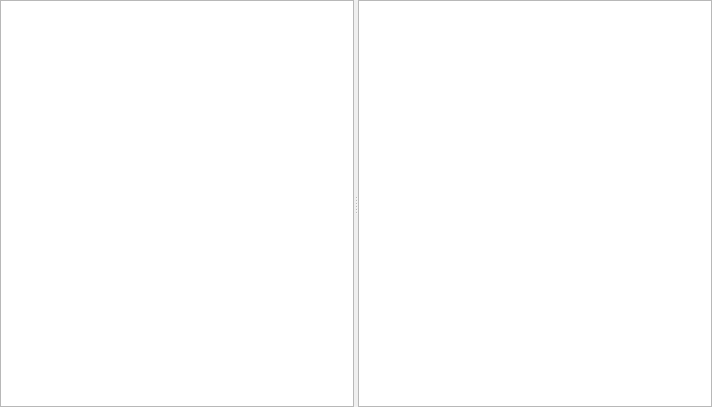
<?xml version="1.0" encoding="UTF-8"?>
<ui version="4.0">
 <class>CapabilityExplorerClass</class>
 <widget class="QWidget" name="CapabilityExplorerClass">
  <property name="geometry">
   <rect>
    <x>0</x>
    <y>0</y>
    <width>712</width>
    <height>407</height>
   </rect>
  </property>
  <property name="windowTitle">
   <string>CapabilityExplorer</string>
  </property>
  <layout class="QGridLayout" name="gridLayout">
   <property name="leftMargin">
    <number>0</number>
   </property>
   <property name="topMargin">
    <number>0</number>
   </property>
   <property name="rightMargin">
    <number>0</number>
   </property>
   <property name="bottomMargin">
    <number>0</number>
   </property>
   <property name="horizontalSpacing">
    <number>0</number>
   </property>
   <property name="verticalSpacing">
    <number>2</number>
   </property>
   <item row="0" column="0">
    <widget class="QSplitter" name="splitter">
     <property name="orientation">
      <enum>Qt::Orientation::Horizontal</enum>
     </property>
     <widget class="QTreeView" name="tvVulkanArchi">
      <property name="alternatingRowColors">
       <bool>true</bool>
      </property>
      <attribute name="headerVisible">
       <bool>false</bool>
      </attribute>
     </widget>
     <widget class="QTableView" name="tbwVulkanCapacities">
      <property name="alternatingRowColors">
       <bool>true</bool>
      </property>
      <attribute name="horizontalHeaderVisible">
       <bool>true</bool>
      </attribute>
      <attribute name="horizontalHeaderCascadingSectionResizes">
       <bool>true</bool>
      </attribute>
      <attribute name="horizontalHeaderStretchLastSection">
       <bool>true</bool>
      </attribute>
      <attribute name="verticalHeaderVisible">
       <bool>false</bool>
      </attribute>
      <attribute name="verticalHeaderCascadingSectionResizes">
       <bool>false</bool>
      </attribute>
     </widget>
    </widget>
   </item>
  </layout>
 </widget>
 <layoutdefault spacing="6" margin="11"/>
 <resources/>
 <connections/>
</ui>
